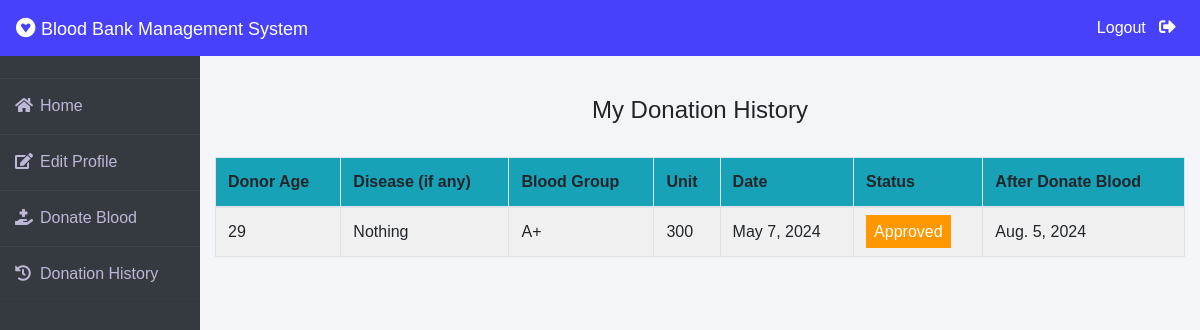
The page /donor/donation-history (signed in) on the database its author committed.
### donor/models.py (models this page shows, shortened)
class BloodDonate(models.Model):
    donor=models.ForeignKey(Donor,on_delete=models.CASCADE)
    disease=models.CharField(max_length=100,default="Nothing")
    age=models.PositiveIntegerField()
    bloodgroup=models.CharField(max_length=10)
    unit=models.PositiveIntegerField(default=0)
    status=models.CharField(max_length=20,default="Pending")
    date=models.DateField(auto_now=True)
    after_donate_blood=models.DateField(default=datetime.today())

### donor/views.py (the view)
# urls.py: path('donation-history', views.donation_history_view,name='donation-history'),
def donation_history_view(request):
    donor= models.Donor.objects.get(user_id=request.user.id)
    donations=models.BloodDonate.objects.all().filter(donor=donor)
    return render(request,'donor/donation_history.html',{'donations':donations})

### templates/donor/donation_history.html (shortened to what this page needs)
{% extends 'donor/donorbase.html' %}
{% block content %}
{% load widget_tweaks %}
{%load static%}
<head>
   </head>
<br><br>
<div class="container">
    <H4 class="text-center">My Donation History</H4><br>
    <table class="table table-light table-hover table-bordered table-striped">
        <thead class="bg-info">
            <tr>
                <th scope="col">Donor Age</th>
                <th scope="col">Disease (if any)</th>
                <th scope="col">Blood Group</th>
                <th scope="col">Unit</th>
                <th scope="col">Date</th>
                <th scope="col">Status</th>
                <th scope="col">After Donate Blood</th>
            </tr>
        </thead>
        <tbody>
            {% for t in donations %}
            <tr>
                <td>{{t.age}}</td>
                <td> {{t.disease}}</td>
                <td>{{t.bloodgroup}}</td>
                <td>{{t.unit}}</td>
                <td>{{t.date}}</td>
                {% if t.status == 'Approved' %}
                <td><span class="label warning"> Approved</span></td>
                {% elif t.status == 'Rejected' %}
                <td><span class="label success">Rejected</span></td>
                {% else %}
                <td><span style="color: white;margin-left: 0px;" class="label info">Pending</span></td>
                {% endif %}
                <td> {{t.after_donate_blood}}</td>
            </tr>
            {% endfor %}
        </tbody>
    </table>
</div>
{% endblock content %}

### templates/donor/donorbase.html (style rules this page uses)
* { margin: 0; padding: 0; box-sizing: border-box; list-style: none; text-decoration: none; font-family: 'Josefin Sans', sans-serif; }
body { background-color: #f3f5f9; }

### templates/donor/donation_history.html (style rules this page uses)
.label { color: white; padding: 8px; }
.warning { background-color: #ff9800; }

### rows shown on the page
BloodDonate: age "29", disease "Nothing", bloodgroup "A+", unit "300", date "May 7, 2024", status "Approved", after_donate_blood "Aug. 5, 2024"
